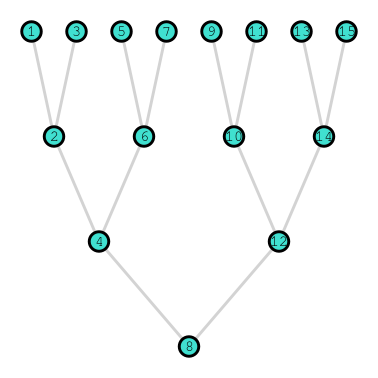

This chart was generated by the following Julia code:
# This file was generated, do not modify it. # hide
# hideall
using Compose
using GraphPlot
using LightGraphs
using LinearAlgebra
import Cairo, Fontconfig

g = SimpleGraph(15)
add_edge!(g, 8, 4)
add_edge!(g, 8, 12)
add_edge!(g, 4, 2)
add_edge!(g, 4, 6)
add_edge!(g, 2, 1)
add_edge!(g, 2, 3)
add_edge!(g, 6, 5)
add_edge!(g, 6, 7)
add_edge!(g, 12, 10)
add_edge!(g, 12, 14)
add_edge!(g, 10, 9)
add_edge!(g, 10, 11)
add_edge!(g, 14, 13)
add_edge!(g, 14, 15)
p = gplot(
    g,
    collect(1.:15.),
    Float64[maximum(i for i = 0:4 if x % 2^i == 0) for x in 1:15],
    nodelabel=1:15, nodestrokec="black", nodestrokelw=1)
draw(PNG(joinpath(@__DIR__, "binarytree.png"), 10cm, 10cm), p)
